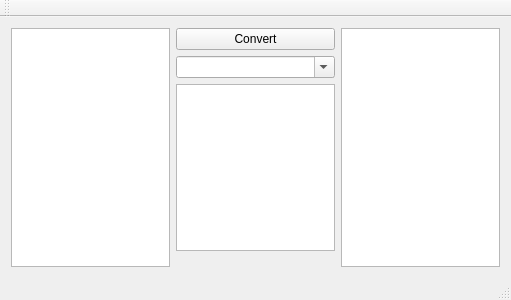
<?xml version="1.0" encoding="UTF-8"?>
<ui version="4.0">
 <class>MainWindow</class>
 <widget class="QMainWindow" name="MainWindow">
  <property name="geometry">
   <rect>
    <x>0</x>
    <y>0</y>
    <width>511</width>
    <height>300</height>
   </rect>
  </property>
  <property name="windowTitle">
   <string>MainWindow</string>
  </property>
  <widget class="QWidget" name="centralWidget">
   <layout class="QGridLayout" name="gridLayout">
    <item row="0" column="2" rowspan="4">
     <widget class="QPlainTextEdit" name="plainTextEditOutput"/>
    </item>
    <item row="0" column="0" rowspan="4">
     <widget class="QPlainTextEdit" name="plainTextEditInput"/>
    </item>
    <item row="2" column="1">
     <widget class="QPlainTextEdit" name="plainTextEditRegex"/>
    </item>
    <item row="1" column="1">
     <widget class="QComboBox" name="comboBoxRegexes">
      <property name="editable">
       <bool>true</bool>
      </property>
     </widget>
    </item>
    <item row="0" column="1">
     <widget class="QPushButton" name="pushButton">
      <property name="text">
       <string>Convert</string>
      </property>
     </widget>
    </item>
    <item row="3" column="1">
     <spacer name="verticalSpacer">
      <property name="orientation">
       <enum>Qt::Vertical</enum>
      </property>
      <property name="sizeHint" stdset="0">
       <size>
        <width>20</width>
        <height>40</height>
       </size>
      </property>
     </spacer>
    </item>
   </layout>
  </widget>
  <widget class="QMenuBar" name="menuBar">
   <property name="geometry">
    <rect>
     <x>0</x>
     <y>0</y>
     <width>511</width>
     <height>25</height>
    </rect>
   </property>
  </widget>
  <widget class="QToolBar" name="mainToolBar">
   <attribute name="toolBarArea">
    <enum>TopToolBarArea</enum>
   </attribute>
   <attribute name="toolBarBreak">
    <bool>false</bool>
   </attribute>
  </widget>
  <widget class="QStatusBar" name="statusBar"/>
 </widget>
 <layoutdefault spacing="6" margin="11"/>
 <resources/>
 <connections/>
</ui>
